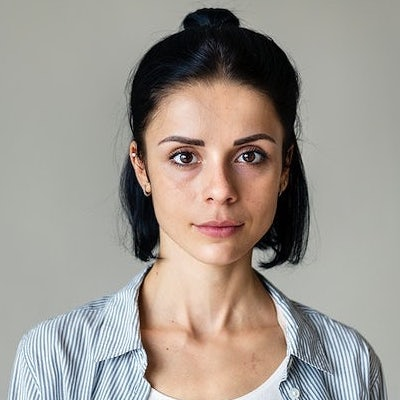
#> input picture face1.jpg, 400 x 400 px
$ python diagonal.py
#> lines starting #> are read from the running program, lines starting #| are printed output that depends on the picture
import cv2
import numpy as np
import os
import math


"""
Creates the Gaussian Mask to slide over the image
Required Parameters:
n - Used to create a (2 * n + 1, 2 * n + 1) sliding mask, sigma - s.d. used in the Gaussian
"""
def generate_gaussian_mask(n, sigma):
    # The Gaussian function as a lambda
    gaussian = lambda input, sigma: (1 / (sigma * math.sqrt(2 * math.pi))) * math.exp(-(input ** 2) / (2 * sigma ** 2))
    # Will store the masks rows and columns
    mask = []
    # The total of all of the gaussian(r, sigma) to normalise
    total = 0

    # Create a (2 * n + 1) * (2 * n + 1) mask
    for x in range(0, 2 * n + 1):
        row = []

        for y in range(0, 2 * n + 1):
            # Distance from centre
            r = math.sqrt((x - n) ** 2 + (y - n) ** 2)
            # Value of the gaussian at a point
            value = gaussian(r, sigma)
            total += value
            row.append(value)

        mask.append(row)

    # Normalise the result and convert it to a numpy array
    normalised = np.array([[element / total for element in row] for row in mask])
    return normalised

"""
Implementation of the Gaussian Filter
Required Parameters:
img - Source image, n - Used to create a (2 * n + 1, 2 * n + 1) sliding mask, sigma - s.d. used in the Gaussian
Optional Parameters:
width - apply to fixed vertical slice, height - apply to fixed horizontal slice,
separate - only returns the affected slice if this is True
"""
def gaussian_filter(img, n, sigma, width = None, height = None, separate = False):
    result = None

    # Deals with the optional parameters
    if separate:
        result = np.zeros(img.shape, np.uint8)
    else:
        result = np.copy(img)

    mask = generate_gaussian_mask(n, sigma)

    if width == None:
        width = (0, img.shape[0])

    if height == None:
        height = (0, img.shape[1])

    # The channels are stored in the shape
    channels = img.shape[2] if len(img.shape) == 3 else 1

    # Apply separately to each channel
    for channel in range(channels):
        # Pad either side so we can slide easily
        arr = None

        if channels != 1:
            arr = np.pad(img[:, :, channel], ((n, n), (n, n)), "edge")
        else:
            arr = np.pad(img[:, :], ((n, n), (n, n)), "edge")
        # Loop over each original value but with the necessary offset
        for x in range(width[0] + n, width[1] + n):
            for y in range(height[0], height[1]):
                # Select the neighbourhood of the pixel
                slide = arr[x - n : x + n + 1, y : y + 2 * n + 1]
                # Multiple the mask and slide and then sum the matrix elements
                # This is the Gaussian blur at the pixel's b/g/r channel
                if channels != 1:
                    result[x - n, y, channel] = np.sum(mask * slide).astype(np.uint8)
                else:
                    result[x - n, y] = np.sum(mask * slide).astype(np.uint8)

    return result

def vertical_motion_blur(img, size):
    kernel = np.zeros((size, size))
    kernel[:, int((size-1)/2)] = np.ones(size)
    kernel /= size
    vertical_mb = cv2.filter2D(img, -1, kernel)
    print(kernel)
    return vertical_mb

def horizontal_motion_blur(img, size):
    kernel = np.zeros((size, size))
    kernel[int((size - 1)/2), :] = np.ones(size)
    kernel /= size
    horizonal_mb = cv2.filter2D(img, -1, kernel)
    print(kernel)
    return horizonal_mb

def diagonal_stroke(img, x, y, gradient, thickness, segment_length):
    new_img = np.copy(img)
    func = lambda i: int(gradient * i)

    q = func(segment_length)
    m = thickness // 2
    y = y - thickness // 2
    for i in range(segment_length):
        #print(x + i, y + func(i))
        #print(x - i, y - func(i))
        #220 - ((1 - c / thickness) * (c / thickness) * 255)
        for c in range(thickness):
            new_img[y + func(i) + c, x + i] = 30
            new_img[y - func(i) + c, x - i] = 30

    return new_img

mode = "monochrome"

if mode == "monochrome":
    img = cv2.imread("face1.jpg", cv2.IMREAD_GRAYSCALE)
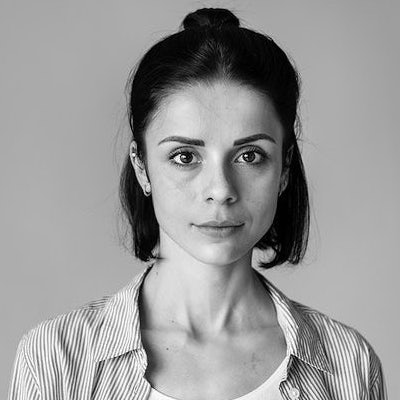
#> img: shape (400, 400); min 0, max 255, mean 152.5
    # Laplacian to sharpen the edges
    kernel = np.array([[0, 1, 0], [1,-4,1], [0, 1, 0]])
    smoothed = gaussian_filter(img, 3, 1)
#> the loop in gaussian_filter, `for channel in range(channels):` made 1 pass
#> pass 1, in gaussian_filter, `arr = np.pad(img[:, :], ((n, n), (n, n)), "edge")`:
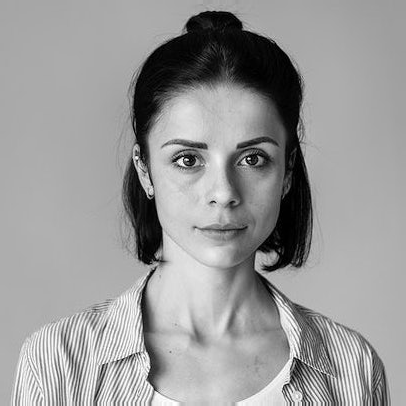
#> arr: shape (406, 406); min 0, max 255, mean 153.1
#> after the loop in gaussian_filter, `for channel in range(channels):`:
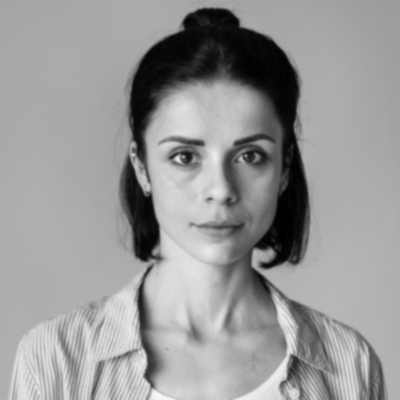
#> result: shape (400, 400); min 0, max 248, mean 152
    laplacian = cv2.filter2D(smoothed, -1, kernel)
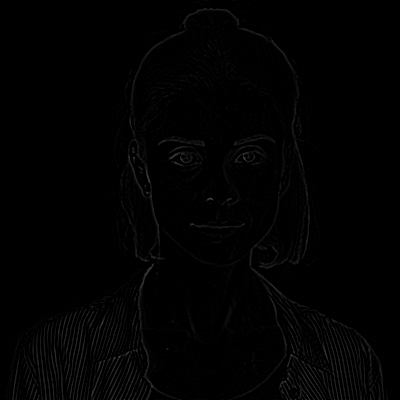
#> laplacian: shape (400, 400); min 0, max 69, mean 2
    sharpened_edges = cv2.absdiff(img, laplacian)
    sharpened_edges = horizontal_motion_blur(sharpened_edges, 3)
    #sharpened_edges = vertical_motion_blur(sharpened_edges, 1)
    equalised = cv2.equalizeHist(sharpened_edges)
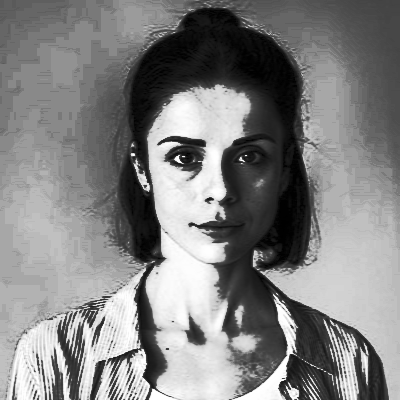
#> equalised: shape (400, 400); min 0, max 255, mean 129.9
    smoothed_equalised = cv2.bilateralFilter(equalised, 9, 5, 5)
    #smoothed_equalised = horizontal_motion_blur(smoothed_equalised, 2)
    alpha = 0.6
    blended = cv2.addWeighted(sharpened_edges, alpha, smoothed_equalised, 1 - alpha, 0)
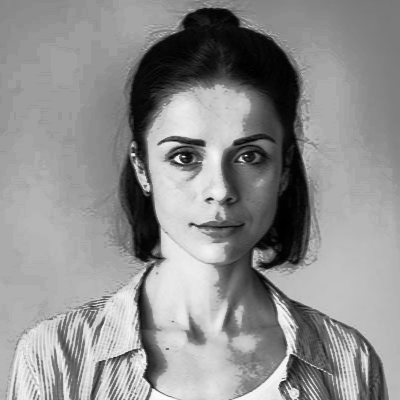
#> blended: shape (400, 400); min 0, max 255, mean 142.5
    concat = np.concatenate((img, smoothed, sharpened_edges, equalised, blended), axis=1)
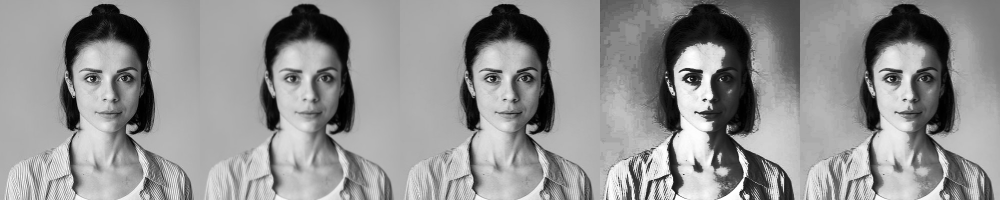
#> concat: shape (400, 2000) (shown at 1/2 size); min 0, max 255, mean 145.6
    cv2.imshow("OLD Displayed Image", concat)
    cv2.waitKey(0)
else:
    img_r = cv2.imread("face1.jpg", cv2.IMREAD_COLOR)
    channels = [0, 1]
    cp = np.copy(img_r)
    img = cv2.imread("face1.jpg", cv2.IMREAD_GRAYSCALE)
    cp[:, :, 0] = img
    cp[:, :, 1] = img
    cp[:, :, 2] = img

    for channel in channels:
        part = cp[:, :, channel]
        kernel = np.array([[0, 1, 0], [1,-4,1], [0, 1, 0]])
        smoothed = gaussian_filter(part, 3, 1)
        laplacian = cv2.filter2D(smoothed, -1, kernel)
        sharpened_edges = cv2.absdiff(part, laplacian)
        sharpened_edges = horizontal_motion_blur(sharpened_edges, 3)
        sharpened_edges = vertical_motion_blur(sharpened_edges, 1)
        equalised = cv2.equalizeHist(sharpened_edges)
        smoothed_equalised = cv2.bilateralFilter(equalised, 9, 5, 5)
        #smoothed_equalised = horizontal_motion_blur(smoothed_equalised, 2)
        alpha = 0.6
        blended = cv2.addWeighted(sharpened_edges, alpha, smoothed_equalised, 1 - alpha, 0)
        cp[:, :, channel] = blended

    concat = np.concatenate((img_r, cp), axis=1)
    cv2.imshow("Displayed Image", concat)
    cv2.waitKey(0)

$ run again, with face2.jpg copied over face1.jpg
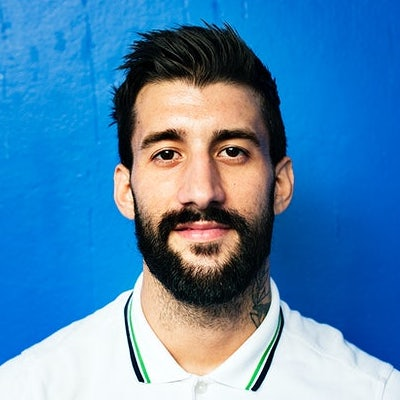
#> input picture face2.jpg, 400 x 400 px
#> `equalised = cv2.equalizeHist(sharpened_edges)`:
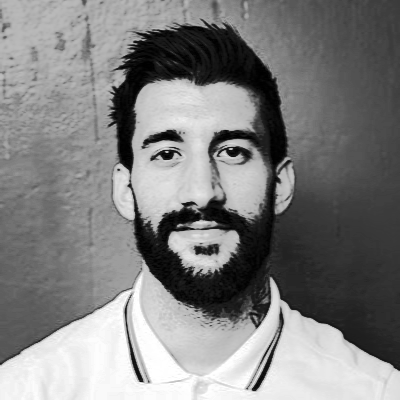
#> equalised: shape (400, 400); min 0, max 255, mean 128.4
#> `concat = np.concatenate((img, smoothed, sharpened_edges, equalised, bl..`:
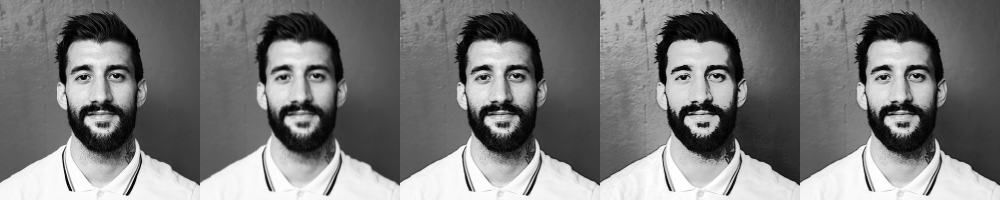
#> concat: shape (400, 2000) (shown at 1/2 size); min 0, max 255, mean 123.2
